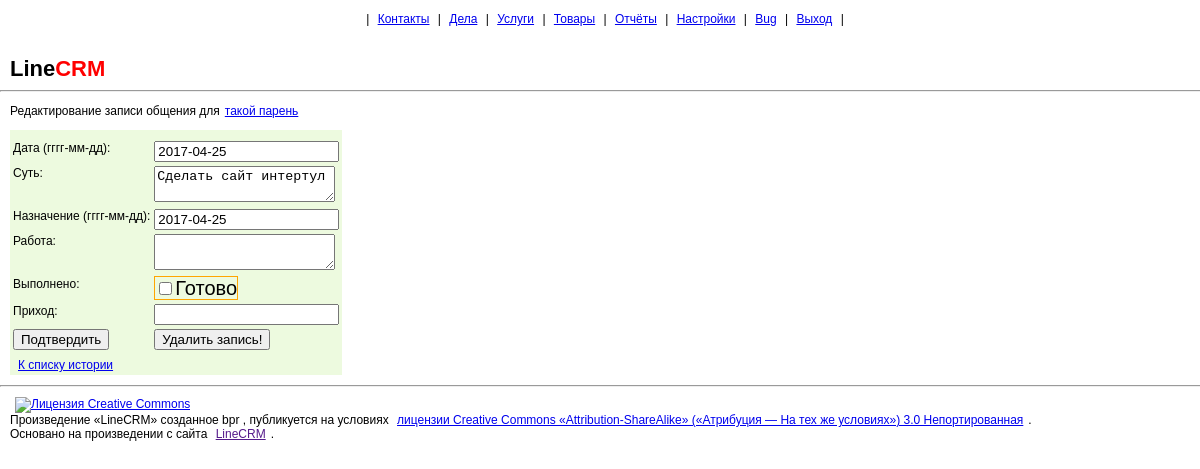
The page /edittalk.php?id=1 (signed in) on the database its author committed.
### tables this page shows
CREATE TABLE IF NOT EXISTS `cont` (
  `id` bigint(19) unsigned NOT NULL,
  `fio` varchar(62) DEFAULT NULL,
  `whois` varchar(80) DEFAULT NULL,
  `organis` varchar(93) DEFAULT NULL,
  `emails` varchar(57) DEFAULT NULL,
  `telh` varchar(16) DEFAULT NULL,
  `fax` varchar(16) DEFAULT NULL,
  `mob2` varchar(16) DEFAULT NULL,
  `mob1` varchar(16) DEFAULT NULL,
  `addr` varchar(148) DEFAULT NULL,
  `addrh` varchar(100) DEFAULT NULL,
  `addrw` varchar(80) DEFAULT NULL,
  `web` varchar(43) DEFAULT NULL,
  `birth` char(10) DEFAULT NULL,
  `note` varchar(4000) DEFAULT NULL,
  `foto` varchar(255) DEFAULT NULL,
  `cat` varchar(255) DEFAULT NULL
);

CREATE TABLE IF NOT EXISTS `hist` (
  `keycont` int(19) NOT NULL,
  `dateconn` date DEFAULT NULL COMMENT 'дата',
  `talk` varchar(2000) DEFAULT NULL,
  `work` varchar(2000) DEFAULT NULL,
  `status` int(11) NOT NULL,
  `ready` int(1) unsigned DEFAULT NULL,
  `id` bigint(19) NOT NULL,
  `schedule` date NOT NULL
);

### edittalk.php (the view, shortened to what this page needs)
<?php
include('./set_config.php');
@$editid = $_GET['id'] ? intval($mysqli->real_escape_string($_GET['id'])) : intval($_POST['id']);
$edittalk_sql = "SELECT h.keycont, h.dateconn, h.talk, h.status, h.ready, h.id, h.schedule, h.work, c.coin FROM hist h LEFT JOIN cash c ON (c.keyhist=h.id) WHERE h.id=" . intval($editid);
$resultid = $mysqli->query($edittalk_sql);
$itemtalk = $resultid->fetch_assoc();
include('./set_head.php');
include('./set_title.php');
echo "<p>Редактирование записи общения для";
$whois_sql = sprintf('SELECT fio, whois FROM cont WHERE id=%1$u', intval(isset($_POST['keycont']) ? $_POST['keycont'] : @$itemtalk['keycont']));
if ($rowfio = $mysqli->query($whois_sql)) {
    $rec = $rowfio->fetch_array();
    $t = ($rec[1]) ? $rec[1] : $rec[0];
    echo '<a href="/editcont.php?key=' . (isset($_POST['keycont']) ? $_POST['keycont'] : @$itemtalk['keycont']) . '">' . $t . '</a>';
} else {
    echo "Error!";
}
?>
<form name="edittalkid" action="/edittalk.php" method="POST">
    <table border="0">
        <tr><td></td><td><input name="id" type="hidden" value="<?php echo isset($_POST['id']) ? $_POST['id'] : $itemtalk['id']; ?>" ></input></td></tr>
        <tr><td></td><td><input name="keycont" type="hidden" value="<?php echo isset($_POST['keycont']) ? $_POST['keycont'] : $itemtalk['keycont']; ?>" ></input></td></tr>
        <tr><td>Дата (гггг-мм-дд):</td><td><input name="dateconn" type="text" id="dateconn" maxlenght="10" value="<?php echo isset($_POST['dateconn']) ? $_POST['dateconn'] : $itemtalk['dateconn']; ?>" ></input></td></tr>
        <tr><td>Суть:</td><td><textarea name="talk" type="text" maxlenght="2000" id="talk"><?php echo isset($_POST['talk']) ? $_POST['talk'] : $itemtalk['talk']; ?></textarea></td></tr>
        <tr><td>Назначение (гггг-мм-дд):</td><td><input name="schedule" type="text" id="schedule" maxlenght="10" value="<?php echo ($itemtalk['schedule'] === "0000-00-00") ? "" : $itemtalk['schedule']; ?>" ></input></td></tr>
        <tr><td>Работа:</td><td><textarea name="work" type="text" maxlenght="2000" id="work"><?php echo isset($_POST['work']) ? $_POST['work'] : $itemtalk['work']; ?></textarea></td></tr>
        <tr><td>Выполнено:</td><td><label><input name="ready" type="checkbox" id="ready" <?php if ($itemtalk['ready'] == 1) echo "checked"; ?>><span>Готово</span></label></td></tr>
        <tr><td>Приход:</td><td><input name="coin" type="text" id="coin" maxlenght="8" value="<?php echo isset($_POST['coin']) ? $_POST['coin'] : $itemtalk['coin']; ?>"></input></td></tr>
                <?php if (!isset($_POST["deletetalk"])) echo '<tr><td><BUTTON name="savetalk" value="true" type="submit" autofocus >Подтвердить</BUTTON></td><td><BUTTON name="deletetalk" value="true" type="submit">Удалить запись!</BUTTON></td></tr>'; ?>
        <tr><td></td><td></td></tr>
        <tr><td><a href="/listtalk.php?key=<?php echo $itemtalk['keycont']; ?>">К списку истории</a></td><td></a></td></tr>
    </table>
</form>
<?php
include('./set_foot.php');
?>

### style.css (style rules this page uses)
a { font-size: 16px; font-family: sans-serif; }
body { margin: 0px; }
a, p, td, tr, footer { font-size: 12px; font-family: sans-serif; }
a { margin: 5px; margin-top: 10px; }
table,h3,h4,b, footer { margin: 10px; }
table { border: 1px; background:#EDFADF; }
p { text-indent: 10px; }
label { border: 1px solid; border-color: #FFA500; font-size: 20px; font-family: sans-serif; }
tr, td { vertical-align: top; }

### rows shown on the page
cont: whois "такой парень"
hist: dateconn "2017-04-25", talk "Сделать сайт интертул", schedule "2017-04-25"
